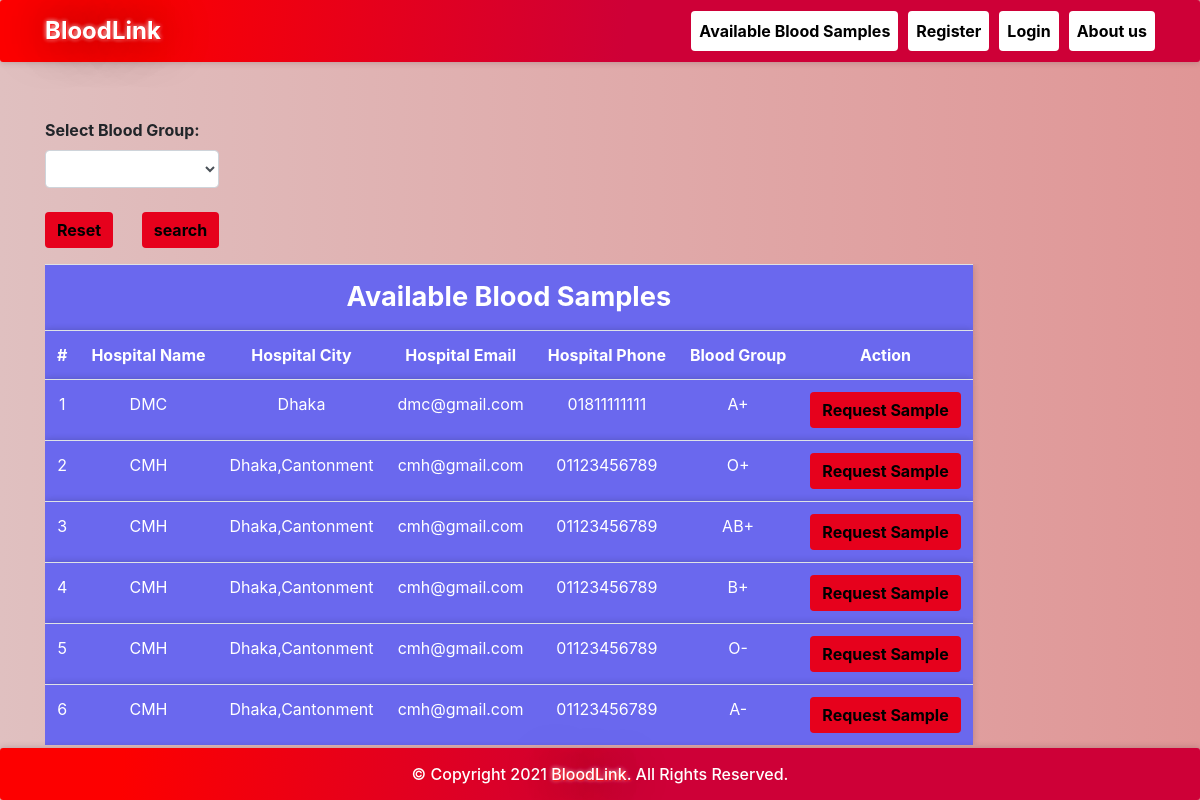
The app's page /abs.php with its own data.
### tables this page shows
CREATE TABLE `bloodinfo` (
  `bid` int(11) NOT NULL,
  `hid` int(11) NOT NULL,
  `bg` varchar(10) NOT NULL
);

CREATE TABLE `hospitals` (
  `id` int(11) NOT NULL,
  `hname` varchar(100) NOT NULL,
  `hemail` varchar(100) NOT NULL,
  `hpassword` varchar(100) NOT NULL,
  `hphone` varchar(100) NOT NULL,
  `hcity` varchar(100) NOT NULL
);

### message.php (called while the page is built, shortened)
<?php $counter=0; if(isset($_GET['msg'])) { ?>
	<div class="col-5 alert alert alert-success alert-dismissible fade show card" id="message">
		<button type="button" class="close" data-dismiss="alert" title="close">&times;</button><?php echo $_GET['msg'];?>
	</div>
<?php }?>

### abs.php (the view, shortened to what this page needs)
<?php
require 'file/connection.php';
if(isset($_GET['search'])){
    $searchKey = $_GET['search'];
    $sql = "select bloodinfo.*, hospitals.* from bloodinfo, hospitals where bloodinfo.hid=hospitals.id && bg LIKE '%$searchKey%'";
}else{
    $sql = "select bloodinfo.*, hospitals.* from bloodinfo, hospitals where bloodinfo.hid=hospitals.id";
}
$result = mysqli_query($conn, $sql);
?>
<!DOCTYPE html>
<html>
<?php require 'head.php'; ?>
<body>
    <?php require 'header.php'; ?>
    <div class="container cont">
        <?php require 'message.php'; ?>
        <div class="row col-lg-8 col-md-8 col-sm-12 mb-3">
            <form method="get" action="" style="margin-top:-20px; ">
            <label class="font-weight-bolder">Select Blood Group:</label>
               <select name="search" class="form-control">
               <option><?php echo @$_GET['search']; ?></option>
               <option value="A+">A+</option>
               </select><br>
               <a href="abs.php" class="btn btn-info mr-4"> Reset</a>
               <input type="submit" name="submit" class="btn btn-info" value="search">
           </form>
        </div>
        <table class="table table-responsive table-striped t-rounded tbl">
            <tr><th colspan="7" class="title">Available Blood Samples</th></tr>
            <tr>
                <th>#</th>
                <th>Hospital Name</th>
                <th>Hospital City</th>
                <th>Hospital Email</th>
                <th>Hospital Phone</th>
                <th>Blood Group</th>
                <th>Action</th>
            </tr>
        <?php while($row = mysqli_fetch_array($result)) { ?>
            <tr>
                <td><?php echo ++$counter;?></td>
                <td><?php echo $row['hname'];?></td>
                <td><?php echo ($row['hcity']); ?></td>
                <td><?php echo ($row['hemail']); ?></td>
                <td><?php echo ($row['hphone']); ?></td>
                <td><?php echo ($row['bg']); ?></td>
                <form action="file/request.php" method="post">
                <?php if (isset($_SESSION['hid'])) { ?>
                <td><a href="javascript:void(0);" class="btn btn-info hospital">Request Sample</a></td>
                <?php } else {(isset($_SESSION['rid']))  ?>
                <td><input type="submit" name="request" class="btn btn-info" value="Request Sample"></td>
                <?php } ?>
                </form>
            </tr>
        <?php } ?>
        </table>
    </div>
    <?php require 'footer.php' ?>
</body>

### css/style.css (style rules this page uses)
body { background-image: linear-gradient(to right, rgb(224, 192, 192), rgb(224, 150, 150)); }
.cont { padding-top: 40px; text-align: justify; font-size: 1em; }
.card ,nav, .footer,tr,video { border-radius: 3px; transition: all 200ms ease-out; box-shadow: 0px 0px 7px rgba(0, 0, 0, 0.2); }
tr,th,td { border: none; text-align: center; background-color: rgb(106, 104, 238); }
.title { font-weight: bold; font-size: 1.7em; text-transform: capitalize; text-align: center; }
form { padding-top: 20px; }
a:link { text-decoration: none; }

### css/test.css (style rules this page uses)
.table-striped { color: white; }
.btn-info { background-color: #e6011c; color: black; font-weight: 700; border: none; }

### records on screen
bloodinfo: hid.hname "DMC", hid.hcity "Dhaka", hid.hemail "dmc@gmail.com", hid.hphone "01811111111", bg "A+"
bloodinfo: hid.hname "CMH", hid.hcity "Dhaka,Cantonment", hid.hemail "cmh@gmail.com", hid.hphone "01123456789", bg "O+"
bloodinfo: hid.hname "CMH", hid.hcity "Dhaka,Cantonment", hid.hemail "cmh@gmail.com", hid.hphone "01123456789", bg "AB+"
bloodinfo: hid.hname "CMH", hid.hcity "Dhaka,Cantonment", hid.hemail "cmh@gmail.com", hid.hphone "01123456789", bg "B+"
bloodinfo: hid.hname "CMH", hid.hcity "Dhaka,Cantonment", hid.hemail "cmh@gmail.com", hid.hphone "01123456789", bg "O-"
bloodinfo: hid.hname "CMH", hid.hcity "Dhaka,Cantonment", hid.hemail "cmh@gmail.com", hid.hphone "01123456789", bg "A-"
